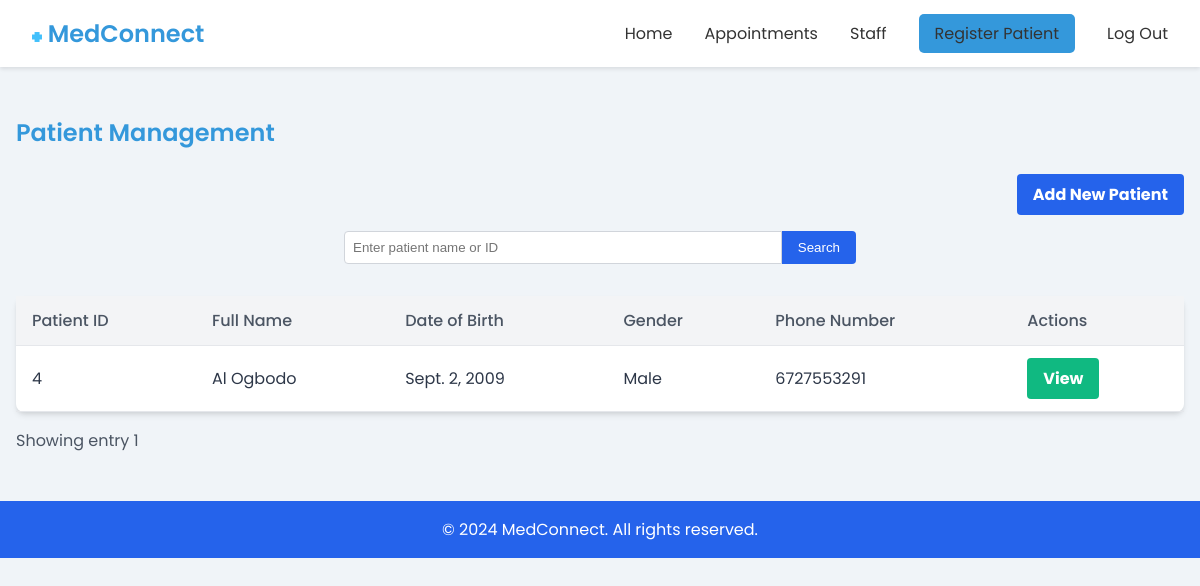
The app's page /patient_management/ (signed in), older data.
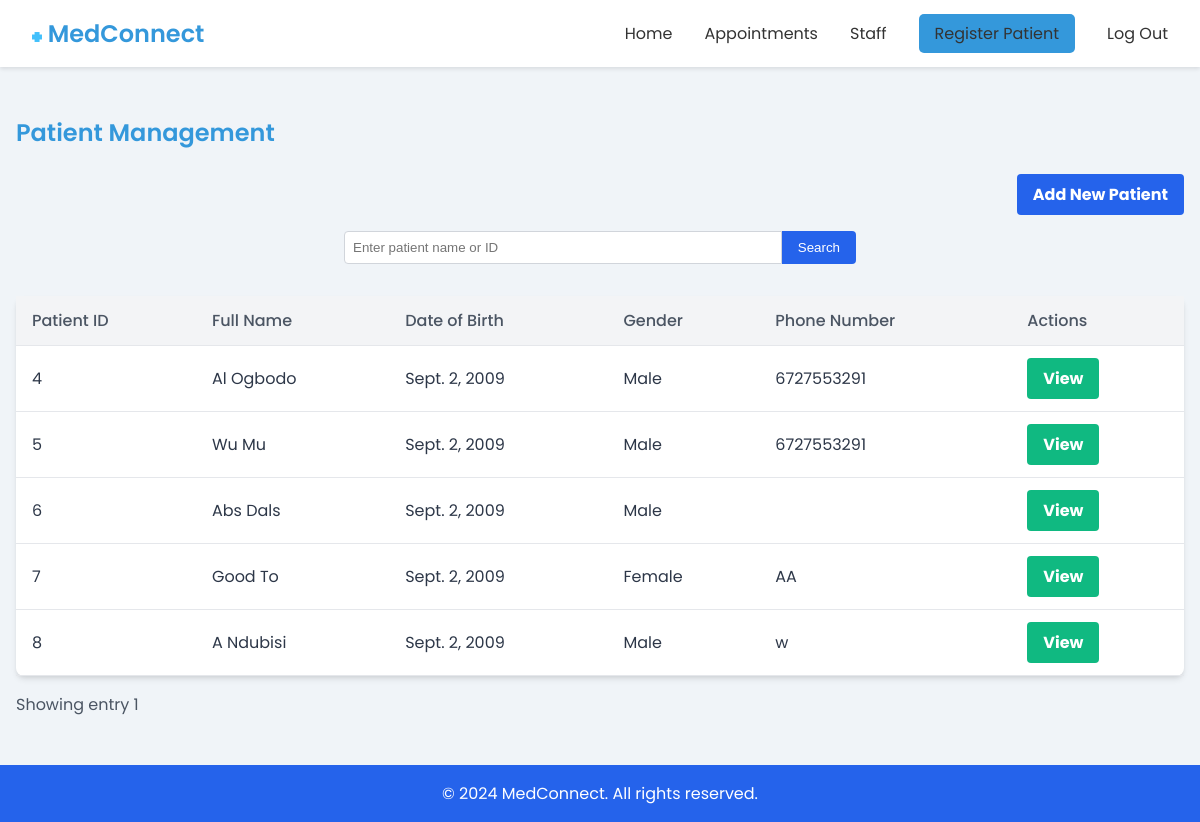
The same page, newer data.
### medconnect_core/models.py (models this page shows, shortened)
class PatientProfile(models.Model):
    user = models.OneToOneField(User, on_delete=models.CASCADE,null=True)
    date_of_birth = models.DateField(blank=True, null=True)
    gender = models.CharField(max_length=10, choices=[('Male', 'Male'), ('Female', 'Female')], blank=True, null=True)
    blood_type = models.CharField(max_length=2, choices=[('AA', 'AA'), ('AS', 'AS'), ('SS', 'SS')], blank=True, null=True)
    phone_number = models.CharField(max_length=15, blank=True, null=True)
    address = models.TextField(blank=True, null=True)
    emergency_contact_name = models.CharField(max_length=100, blank=True, null=True)
    emergency_contact_number = models.CharField(max_length=15, blank=True, null=True)
    allergies = models.CharField(max_length=255, blank=True, null=True)
    medical_history = models.TextField(blank=True, null=True)
    current_medications = models.TextField(blank=True, null=True)
    insurance_provider = models.CharField(max_length=100, blank=True, null=True)
    insurance_policy_number = models.CharField(max_length=100, blank=True, null=True)
    additional_information = models.TextField(blank=True, null=True)
    next_of_kin = models.CharField(max_length=100, blank=True, null=True)
    marital_status = models.CharField(max_length=10, choices=[('Single', 'Single'), ('Married', 'Married'), ('Divorced', 'Divorced')], blank=True, null=True)
    occupation = models.CharField(max_length=100, blank=True, null=True)
    smoking_status = models.CharField(max_length=100, blank=True, null=True)
    alcohol_consumption = models.CharField(max_length=100, blank=True, null=True)
    is_staff=models.BooleanField(null=True,default=False)
    status= models.CharField(null=True, max_length=100,choices=[
        ('Patient', "Patient")  ,
          ('Doctor', "Doctor"),
          ('Admin', "Admin"),
        ('Nurse', "Nurse")
    ],default="Nurse", blank=True)

### medconnect_core/views.py (the view, shortened to what this page needs)
# urls.py: path("patient_management/", patient_management, name="patient_management"),
def patient_management(request):
    if not request.user.is_authenticated:
        messages.error(request, "Please login first")
        return redirect("staff_login")
    profile = PatientProfile.objects.get(user__id=request.user.id)
    if profile.status=="Doctor":
        return redirect("doctor_patient_management")
    patients = PatientProfile.objects.filter(is_staff=False)
    p=Paginator(patients,6)
    page_number=request.GET.get('page')
    try:
        patients=p.get_page(page_number)
    except PageNotAnInteger:
        patients=p.page(1)#if pnumber isnt int assign to firstpaage
    except EmptyPage:
        patients=p.page(p.num_pages)
    return render(request, "core/patient_management.html", {"patients": patients})

### medconnect_core/templates/core/patient_management.html (shortened to what this page needs)
<!DOCTYPE html>
<html lang="en">
<head>
</head>
<body>
    {% include "core/nav.html" %}
    <main class="container">
        <h2 class="intro">Patient Management</h2>
        <div class="flex-end">
            <a href="{% url 'patient_signup' %}" class="button button-blue">Add New Patient</a>
        </div>
        <form class="search-form"  method="post">
            <input type="text" id="search" name="search" placeholder="Enter patient name or ID" class="search-input">
            <button type="submit" class="search-button">Search</button>
        </form>
        <table>
            <thead>
                <tr>
                    <th>Patient ID</th>
                    <th>Full Name</th>
                    <th>Date of Birth</th>
                    <th>Gender</th>
                    <th>Phone Number</th>
                    <th>Actions</th>
                </tr>
            </thead>
            <tbody>
                {% for patient in patients.object_list %}
                <tr>
                    <td>{{patient.user.id}}</td>
                    <td>{{patient.user.first_name}} {{patient.user.last_name}}</td>
                    <td>{{patient.date_of_birth}}</td>
                    <td>{{patient.gender}}</td>
                    <td>{{patient.phone_number}}</td>
                    <td>
                        <a href="{% url 'patient_view' patient.user.id %}" class="button button-green">View</a>
                    </td>
                </tr>
                {% endfor %}
            </tbody>
        </table>
        <div class="pagination">
            <div class="pagination-info">
                <span>Showing entry {{patients.number}} </span>
            </div>
        </div>
    </main>
    <footer>
        <div class="container">
            <p>&copy; 2024 MedConnect. All rights reserved.</p>
        </div>
    </footer>
</body>
</html>

Row changes from the older to the newer data that the page shows:
added PatientProfile: user.id "5", user.first_name "Wu", user.last_name "Mu", date_of_birth "Sept. 2, 2009", gender "Male", phone_number "6727553291"
added PatientProfile: user.id "6", user.first_name "Abs", user.last_name "Dals", date_of_birth "Sept. 2, 2009", gender "Male"
added PatientProfile: user.id "7", user.first_name "Good", user.last_name "To", date_of_birth "Sept. 2, 2009", gender "Female", phone_number "AA"
added PatientProfile: user.id "8", user.first_name "A", user.last_name "Ndubisi", date_of_birth "Sept. 2, 2009", gender "Male", phone_number "w"
